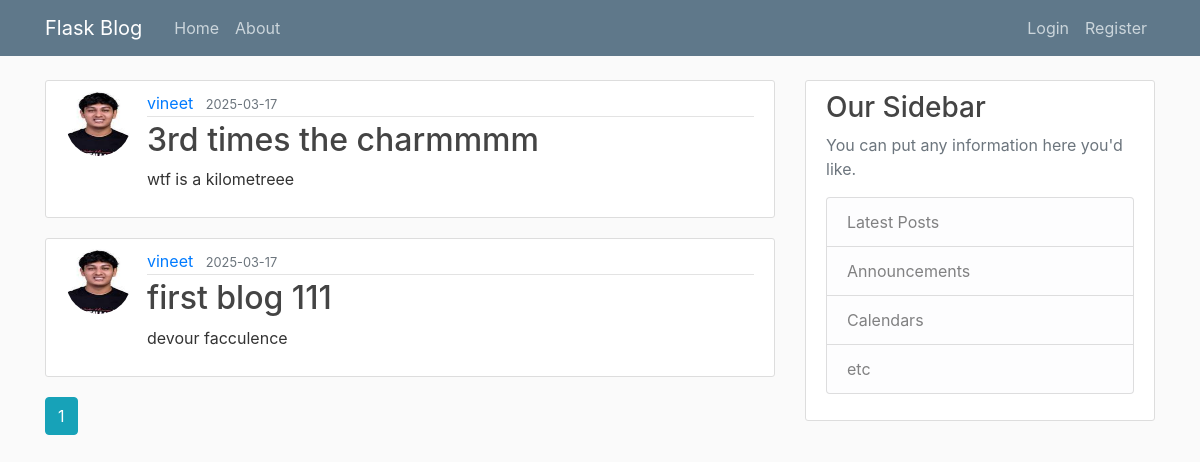
Page /home on the earlier database version.
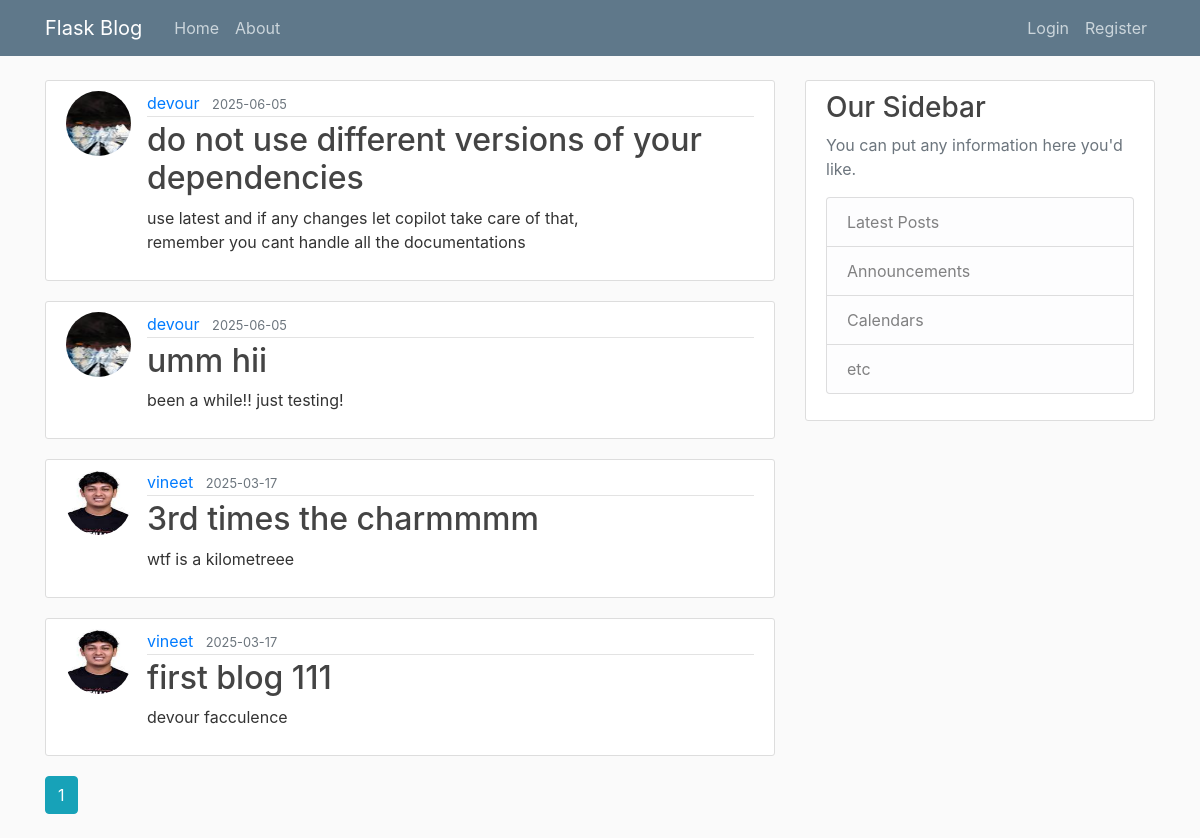
Same page on the later database version.
### flaskblog/models.py (models this page shows, shortened)
class Post(db.Model):
    id = db.Column(db.Integer, primary_key=True)
    title = db.Column(db.String(100), nullable=False)
    date_posted = db.Column(db.DateTime, nullable=False, default=datetime.utcnow)
    content = db.Column(db.Text, nullable=False)
    user_id = db.Column(db.Integer, db.ForeignKey('user.id'), nullable=False)

class User(db.Model, UserMixin):
    id = db.Column(db.Integer, primary_key=True)
    username = db.Column(db.String(20), unique=True, nullable=False)
    email = db.Column(db.String(120), unique=True, nullable=False)
    image_file = db.Column(db.String(20), nullable=False, default='default.jpg')
    password = db.Column(db.String(60), nullable=False)
    posts = db.relationship('Post', backref='author', lazy=True)

### flaskblog/routes.py (the view)
@app.route("/")
@app.route("/home")
def home():
    page = request.args.get('page', 1, type=int)
    posts = Post.query.order_by(Post.date_posted.desc()).paginate(page=page, per_page=5)
    return render_template('home.html', posts=posts)

### flaskblog/templates/home.html
{% extends "layout.html" %}
{% block content %}
    {% for post in posts.items %}
        <article class="media content-section">
          <img class="rounded-circle article-img" src="{{ url_for('static', filename='profile_pics/' + post.author.image_file) }}">
          <div class="media-body">
            <div class="article-metadata">
              <a class="mr-2" href="{{ url_for('user_posts', username=post.author.username) }}">{{ post.author.username }}</a>
              <small class="text-muted">{{ post.date_posted.strftime('%Y-%m-%d') }}</small>
            </div>
            <h2><a class="article-title" href="{{ url_for('post', post_id=post.id) }}">{{ post.title }}</a></h2>
            <p class="article-content">{{ post.content }}</p>
          </div>
        </article>
    {% endfor %}
    {% for page_num in posts.iter_pages(left_edge=1, right_edge=1, left_current=1, right_current=2) %}
      {% if page_num %}
        {% if posts.page == page_num %}
          <a class="btn btn-info mb-4" href="{{ url_for('home', page=page_num) }}">{{ page_num }}</a>
        {% else %}
          <a class="btn btn-outline-info mb-4" href="{{ url_for('home', page=page_num) }}">{{ page_num }}</a>
        {% endif %}
      {% else %}
        ...
      {% endif %}
    {% endfor %}
{% endblock content %}

### flaskblog/templates/layout.html (shortened to what this page needs)
<!DOCTYPE html>
<html>
<head>
    <link rel="stylesheet" href="https://maxcdn.bootstrapcdn.com/bootstrap/4.0.0/css/bootstrap.min.css">
    <link rel="stylesheet" type="text/css" href="{{ url_for('static', filename='main.css') }}">
</head>
<body>
    <header class="site-header">
      <nav class="navbar navbar-expand-md navbar-dark bg-steel fixed-top">
        <div class="container">
          <a class="navbar-brand mr-4" href="/">Flask Blog</a>
          <div class="collapse navbar-collapse" id="navbarToggle">
            <div class="navbar-nav mr-auto">
              <a class="nav-item nav-link" href="{{ url_for('home') }}">Home</a>
              <a class="nav-item nav-link" href="{{ url_for('about') }}">About</a>
            </div>
            <div class="navbar-nav">
            {% if current_user.is_authenticated %}
                <a class="nav-item nav-link" href="{{ url_for('new_post') }}">New Post</a>
                <a class="nav-item nav-link" href="{{ url_for('account') }}">Account</a>
                <a class="nav-item nav-link" href="{{ url_for('logout') }}">Logout</a>
              {% else %}
                <a class="nav-item nav-link" href="{{ url_for('login') }}">Login</a>
                <a class="nav-item nav-link" href="{{ url_for('register') }}">Register</a>
              {% endif %}
            </div>
          </div>
        </div>
      </nav>
    </header>
    <main role="main" class="container">
      <div class="row">
        <div class="col-md-8">
          {% block content %}{% endblock %}
        </div>
        <div class="col-md-4">
          <div class="content-section">
            <h3>Our Sidebar</h3>
            <p class='text-muted'>You can put any information here you'd like.
              <ul class="list-group">
                <li class="list-group-item list-group-item-light">Latest Posts</li>
                <li class="list-group-item list-group-item-light">Announcements</li>
                <li class="list-group-item list-group-item-light">Calendars</li>
                <li class="list-group-item list-group-item-light">etc</li>
              </ul>
            </p>
          </div>
        </div>
      </div>
    </main>
</body>
</html>

### flaskblog/static/main.css (style rules this page uses)
body { background: #fafafa; color: #333333; margin-top: 5rem; }
h1, h2, h3, h4, h5, h6 { color: #444444; }
.bg-steel { background-color: #5f788a; }
.site-header .navbar-nav .nav-link { color: #cbd5db; }
.content-section { background: #ffffff; padding: 10px 20px; border: 1px solid #dddddd; border-radius: 3px; margin-bottom: 20px; }
.article-title { color: #444444; }
.article-content { white-space: pre-line; }
.article-img { height: 65px; width: 65px; margin-right: 16px; }
.article-metadata { padding-bottom: 1px; margin-bottom: 4px; border-bottom: 1px solid #e3e3e3 }

Differences in the rows shown:
added Post: image_file (picture), author.username "devour", date_posted "2025-06-05", title "do not use different versions of your dependencies", content "use latest and if any changes let copilot take care of that, remember you cant handle all the documentations"
added Post: image_file (picture), author.username "devour", date_posted "2025-06-05", title "umm hii", content "been a while!! just testing!"
